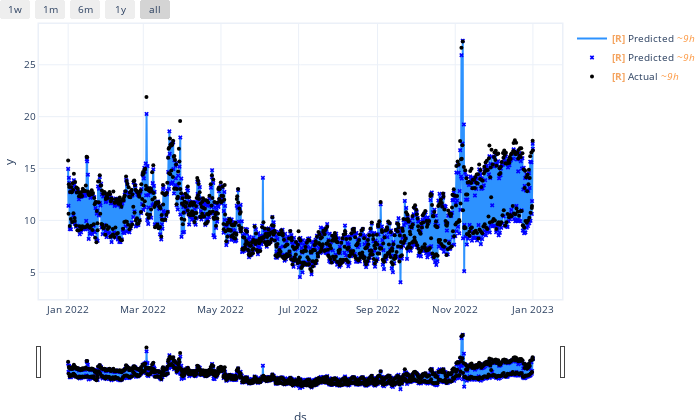

Notebook source saved alongside this figure:
### Code cell
# Again, plot a forecast of the normalised values
forecast = m2.predict(clean_df)
fig2 = m.plot(forecast[-365*24:])
fig2.show()

### Figure 1 — Plotly figure (JSON) as saved in the notebook; plotly's stock layout.template omitted (floating-point values rounded to 4 significant figures; data arrays with more than 128 entries replaced by an {"elided": "..."} marker saying what was removed)
{"data": [{"line": {"color": "#2d92ff", "width": 2}, "mode": "lines", "name": "<b style=\"color:sandybrown\">[R]</b> Predicted <i style=\"color:#fc9944\">~9h</i>", "type": "scatter", "uid": "34e7996e-bf30-4710-aee5-c0213e3173cc", "x": {"elided": "1000 str values"}, "y": {"elided": "1000 float values"}}, {"marker": {"color": "blue", "size": 4, "symbol": "x"}, "mode": "markers", "name": "<b style=\"color:sandybrown\">[R]</b> Predicted <i style=\"color:#fc9944\">~9h</i>", "type": "scatter", "uid": "b6d14929-307c-4c0f-9593-0d9051b3f601", "x": {"elided": "1000 str values"}, "y": {"elided": "1000 float values"}}, {"marker": {"color": "black", "size": 4}, "mode": "markers", "name": "<b style=\"color:sandybrown\">[R]</b> Actual <i style=\"color:#fc9944\">~9h</i>", "type": "scatter", "uid": "e7b90488-5bb6-490c-bce7-8230876288e0", "x": {"elided": "1000 str values"}, "y": {"elided": "1000 float values"}}], "layout": {"autosize": true, "font": {"size": 10}, "height": 420, "hovermode": "x unified", "margin": {"b": 0, "l": 0, "pad": 0, "r": 10, "t": 10}, "showlegend": true, "title": {"font": {"size": 12}}, "width": 700, "xaxis": {"linewidth": 1.5, "mirror": true, "rangeselector": {"buttons": [{"count": 7, "label": "1w", "step": "day", "stepmode": "backward"}, {"count": 1, "label": "1m", "step": "month", "stepmode": "backward"}, {"count": 6, "label": "6m", "step": "month", "stepmode": "backward"}, {"count": 1, "label": "1y", "step": "year", "stepmode": "backward"}, {"step": "all"}]}, "rangeslider": {"visible": true}, "showline": true, "title": {"text": "ds"}, "type": "date"}, "yaxis": {"linewidth": 1.5, "mirror": true, "showline": true, "title": {"text": "y"}}}}
